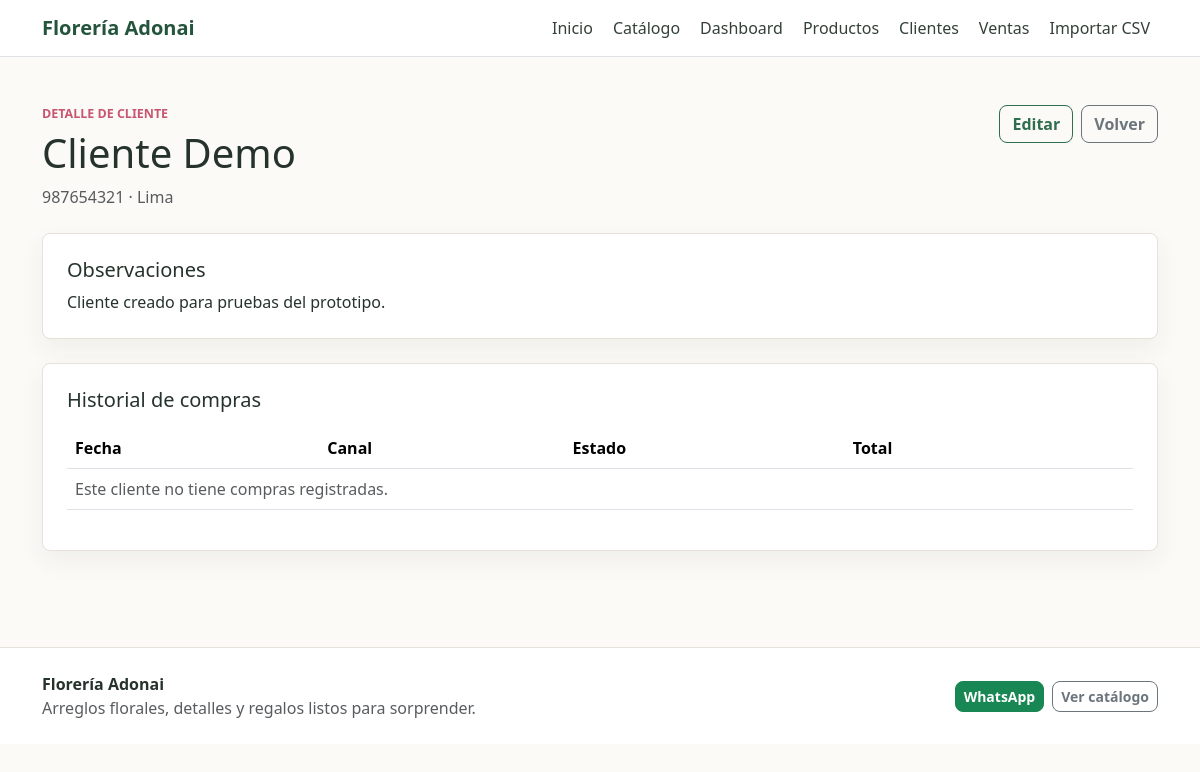
Screenshot of /clientes/1/ (signed in) with the database file from the repository.
### gestion/models.py (models this page shows, shortened)
class Cliente(models.Model):
    nombre = models.CharField(max_length=120)
    telefono = models.CharField(max_length=20, blank=True)
    direccion = models.CharField(max_length=220, blank=True)
    observaciones = models.TextField(blank=True)
    fecha_registro = models.DateTimeField(auto_now_add=True)
    class Meta:
        ordering = ['nombre']
        constraints = [
            models.UniqueConstraint(
                fields=['telefono'],
                condition=~Q(telefono=''),
                name='cliente_telefono_unico_si_existe',
            )
        ]

### gestion/views.py (the view)
# urls.py: path('clientes/<int:pk>/', views.cliente_detalle, name='cliente_detalle'),
@staff_required
def cliente_detalle(request, pk):
    cliente = get_object_or_404(
        Cliente.objects.prefetch_related('ventas__detalles__producto'),
        pk=pk,
    )
    return render(request, 'gestion/cliente_detalle.html', {'cliente': cliente})

### gestion/context_processors.py (called while the page is built)
def floreria_config(request):
    return {
        'floreria': {
            'nombre': settings.FLORERIA_NOMBRE,
            'yape': settings.FLORERIA_YAPE,
            'whatsapp': settings.FLORERIA_WHATSAPP,
            'promo': settings.FLORERIA_PROMO,
            'qr_yape_static': settings.FLORERIA_QR_YAPE_STATIC,
        }
    }

### gestion/views.py (called while the page is built)
def staff_required(view_func):
    @wraps(view_func)
    def _wrapped_view(request, *args, **kwargs):
        user = request.user
        if user.is_authenticated and (user.is_staff or user.is_superuser):
            return view_func(request, *args, **kwargs)
        return HttpResponse('acceso no autorizado', status=403)
    return _wrapped_view

### templates/gestion/cliente_detalle.html (shortened to what this page needs)
{% extends 'gestion/base.html' %}
{% block content %}
<section class="container py-5">
  <div class="d-flex flex-column flex-md-row justify-content-between gap-3 mb-4">
    <div>
      <p class="eyebrow">Detalle de cliente</p>
      <h1>{{ cliente.nombre }}</h1>
      <p class="text-muted mb-0">{{ cliente.telefono|default:'Sin teléfono' }} · {{ cliente.direccion|default:'Sin dirección' }}</p>
    </div>
    <div class="d-flex align-items-start gap-2">
      <a class="btn btn-outline-primary" href="{% url 'gestion:cliente_editar' cliente.pk %}">Editar</a>
      <a class="btn btn-outline-secondary" href="{% url 'gestion:clientes_lista' %}">Volver</a>
    </div>
  </div>
  <div class="tool-panel mb-4">
    <h2 class="h5">Observaciones</h2>
    <p class="mb-0">{{ cliente.observaciones|default:'Sin observaciones.' }}</p>
  </div>
  <div class="tool-panel">
    <h2 class="h5 mb-3">Historial de compras</h2>
    <div class="table-responsive">
      <table class="table align-middle">
        <thead><tr><th>Fecha</th><th>Canal</th><th>Estado</th><th>Total</th><th></th></tr></thead>
        <tbody>
          {% for venta in cliente.ventas.all %}
            <tr>
              <td>{{ venta.fecha|date:'d/m/Y H:i' }}</td>
              <td>{{ venta.get_canal_display }}</td>
              <td><span class="badge status-{{ venta.estado }}">{{ venta.get_estado_display }}</span></td>
              <td>S/ {{ venta.total|floatformat:2 }}</td>
              <td class="text-end"><a class="btn btn-sm btn-outline-primary" href="{% url 'gestion:venta_detalle' venta.pk %}">Ver</a></td>
            </tr>
          {% empty %}
            <tr><td colspan="5" class="text-muted">Este cliente no tiene compras registradas.</td></tr>
          {% endfor %}
        </tbody>
      </table>
    </div>
  </div>
</section>
{% endblock %}

### static/css/styles.css (style rules this page uses)
:root { --adonai-green: #2f6f4e; --adonai-green-dark: #24553c; --adonai-rose: #c95670; --adonai-rose-soft: #f9e5ea; --adonai-gold: #c69b4c; --adonai-ink: #26332c; --adonai-muted: #6f7b72; --adonai-bg: #fbfaf7; --adonai-border: #e6e1d9; }
body { background: var(--adonai-bg); color: var(--adonai-ink); }
a { color: var(--adonai-green); }
.btn { border-radius: 8px; font-weight: 600; }
.btn-outline-primary { --bs-btn-color: var(--adonai-green); --bs-btn-border-color: var(--adonai-green); --bs-btn-hover-bg: var(--adonai-green); --bs-btn-hover-border-color: var(--adonai-green); }
.eyebrow { color: var(--adonai-rose); font-weight: 800; text-transform: uppercase; font-size: 0.78rem; margin-bottom: 0.35rem; }
.category-tile, .campaign-item, .stat-card, .tool-panel, .empty-state, .qr-panel { border: 1px solid var(--adonai-border); border-radius: 8px; background: #ffffff; }
.tool-panel { padding: 24px; box-shadow: 0 10px 24px rgba(38, 51, 44, 0.06); }

### rows the page displays
Cliente: nombre "Cliente Demo", telefono "987654321", direccion "Lima", observaciones "Cliente creado para pruebas del prototipo."

### other values shown
{{ floreria.nombre }} "Florería Adonai"
{{ floreria.promo }} "Arreglos florales, detalles y regalos listos para sorprender."
